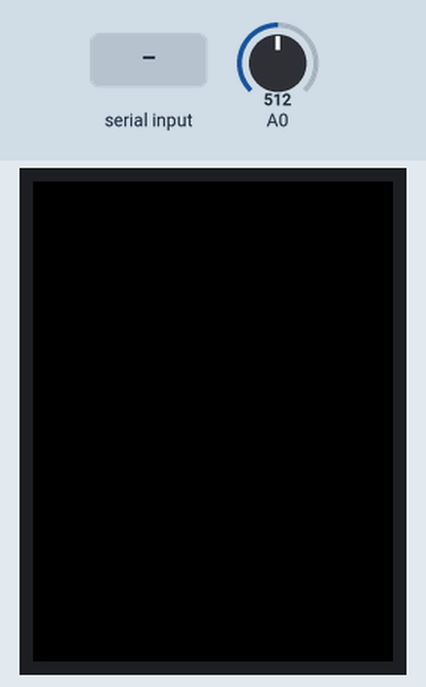
Recording of a sketch running on a simulated Arduino Uno, built with avr-gcc and run on an emulated ATmega328P. Shown: 240×320 colour display. Inputs (shaded band) come from the test bench; at power-on: A0 = 512. What the sketch prints to the serial monitor is not drawn.

Above: at 1.3 s.
1.4 s: "90,45\n" received over Serial
At 3.5 s:
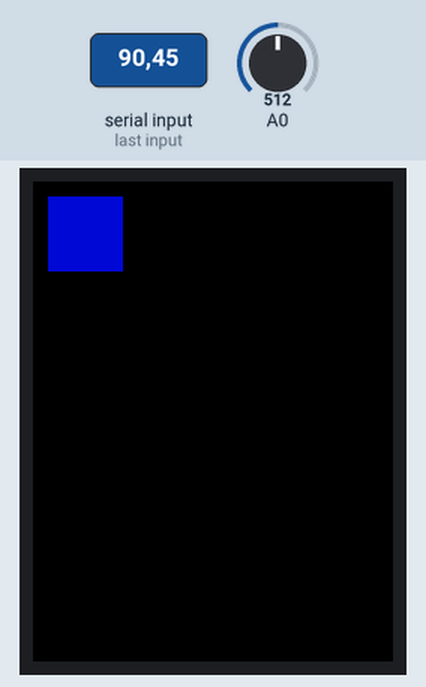
3.9 s: "30,150\n" received over Serial
6.4 s: "5\n" received over Serial
At 8.4 s:
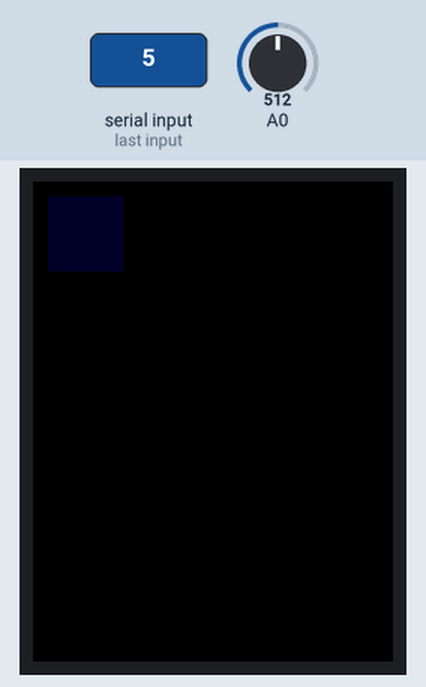
8.9 s: "200\n" received over Serial
At 10.3 s:
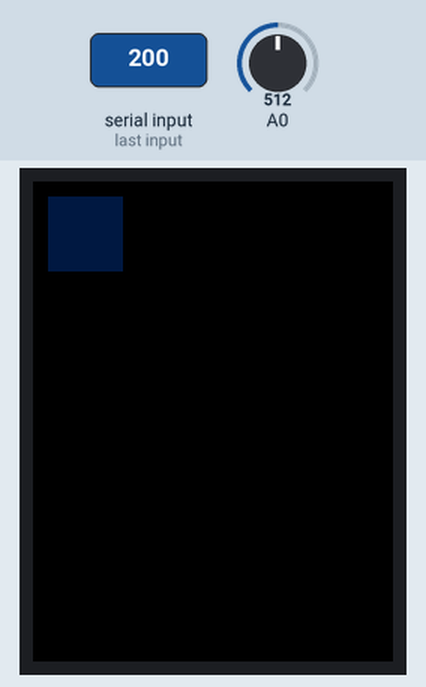
Timing chart, 0 to 11.9 s (numbered marks = the images above; inputs shaded):
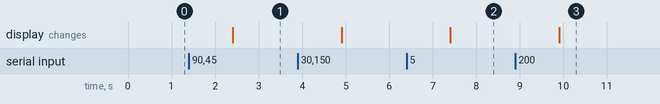

Measured:
- after the input at 1.4 s, the display: changes after 1.0 s (image 1)
- after the input at 6.4 s, the display: changes after 1.0 s (image 2)
- after the input at 8.9 s, the display: changes after 1.0 s (image 3)

The sketch:

work_ILI9341.ino
```cpp
#include "Arduino.h"
#include "Adafruit_ILI9341.h"

//! ディスプレイのピン配置
#define TFT_DC 9
#define TFT_CS 10
#define TFT_RST 8
#define TFT_MISO 12
#define TFT_MOSI 11
#define TFT_CLK 13

//! ディスプレイクラス
Adafruit_ILI9341 tft = Adafruit_ILI9341(TFT_CS, TFT_DC, TFT_MOSI, TFT_CLK, TFT_RST, TFT_MISO);

//! 描画サイズ
#define DRAW_SIZE 50

//! 表示色格納配列
char color[5] = {'\0'};

/**
 * @fn
 * 初期化
 */
void setup()
{
  Serial.begin(9600);
  tft.begin();
}

/**
 * @fn
 * メインループ
 */
void loop()
{
  // PCからデータが送信されると実行
  if (Serial.available() > 0)
  {
    // 表示色の受け取り（colorに格納）
    Serial.readStringUntil('\0').toCharArray(color, sizeof color);

    // 描画（atoiではオーバーフローする）
    tft.fillRect(10, 10, DRAW_SIZE, DRAW_SIZE, atol(color));

    // 描画の待機
    // delay(10);

    // 脈波の読み取り
    Serial.println(analogRead(A0));
  }
}
```
